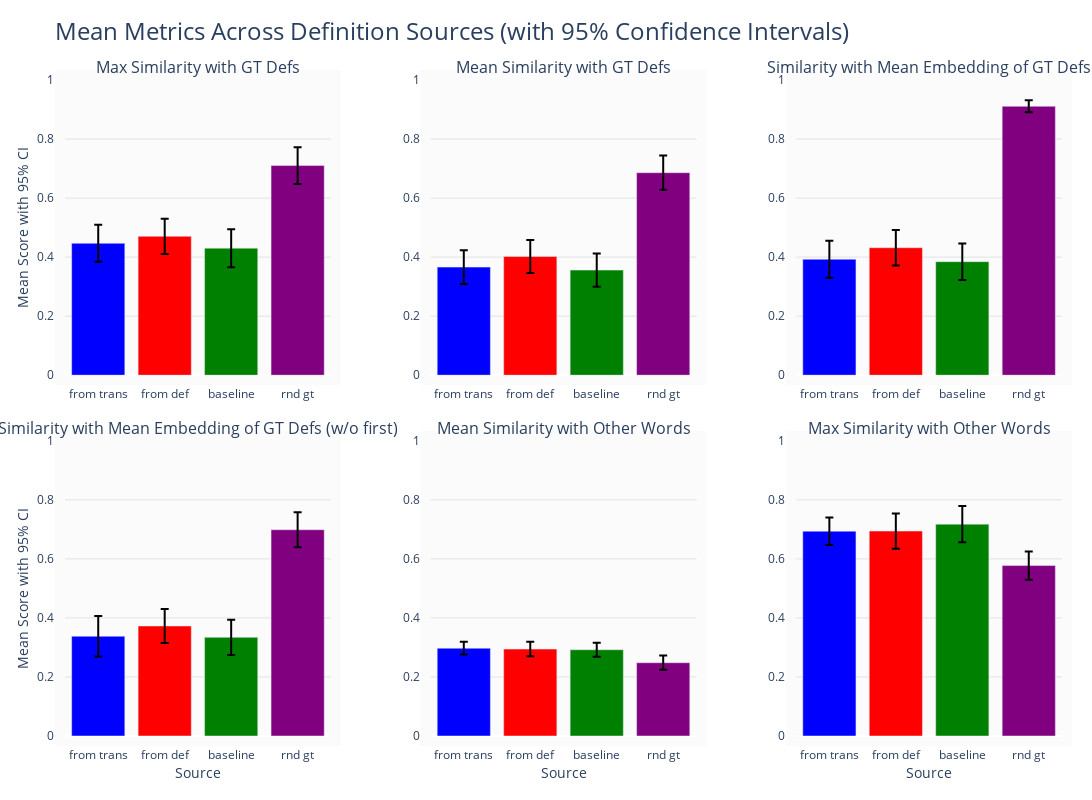
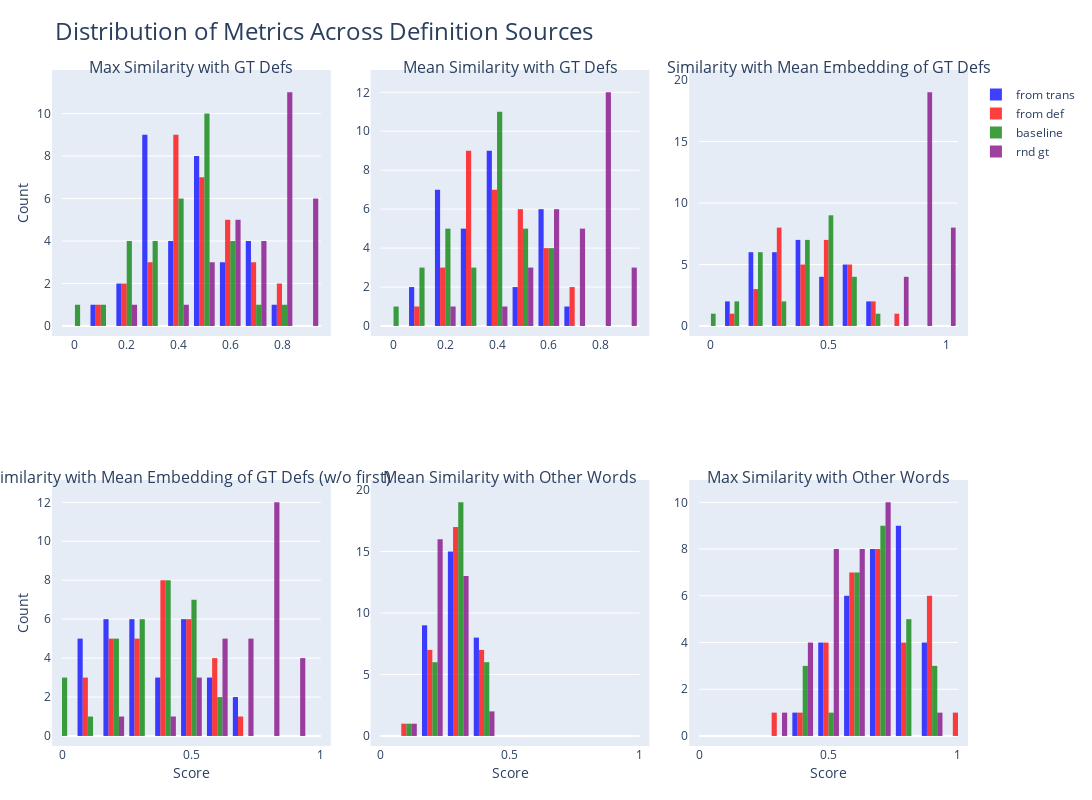

Here is the notebook cell these charts were saved with, in order:
### Code cell
result_dict = load_dict("/dlabscratch1/cdumas/thinking-lang/results/aya-23-8B/mean_repr_def/hi-en_hi-fr_hi-zh_hi-de-et/1733752110_almond-avocet_defs_comparison.json")
plot_compare_setup(result_dict, Path("."))

### Figure 1 — Plotly figure (JSON) as saved in the notebook; plotly's stock layout.template omitted (floating-point values rounded to 4 significant figures)
{"data": [{"error_y": {"array": [0.06285, 0.05979, 0.06444, 0.06207], "color": "black", "type": "data", "visible": true}, "marker": {"color": ["blue", "red", "green", "purple"]}, "name": "Max Similarity with GT Defs", "type": "bar", "x": ["from trans", "from def", "baseline", "rnd gt"], "xaxis": "x", "y": [0.4468, 0.4704, 0.4304, 0.7101], "yaxis": "y"}, {"error_y": {"array": [0.05738, 0.05559, 0.05665, 0.05789], "color": "black", "type": "data", "visible": true}, "marker": {"color": ["blue", "red", "green", "purple"]}, "name": "Mean Similarity with GT Defs", "type": "bar", "x": ["from trans", "from def", "baseline", "rnd gt"], "xaxis": "x2", "y": [0.3661, 0.402, 0.356, 0.686], "yaxis": "y2"}, {"error_y": {"array": [0.06266, 0.06006, 0.0617, 0.02027], "color": "black", "type": "data", "visible": true}, "marker": {"color": ["blue", "red", "green", "purple"]}, "name": "Similarity with Mean Embedding of GT Defs", "type": "bar", "x": ["from trans", "from def", "baseline", "rnd gt"], "xaxis": "x3", "y": [0.3929, 0.4318, 0.3846, 0.9109], "yaxis": "y3"}, {"error_y": {"array": [0.0687, 0.05776, 0.0595, 0.05904], "color": "black", "type": "data", "visible": true}, "marker": {"color": ["blue", "red", "green", "purple"]}, "name": "Similarity with Mean Embedding of GT Defs (w/o first)", "type": "bar", "x": ["from trans", "from def", "baseline", "rnd gt"], "xaxis": "x4", "y": [0.3379, 0.3726, 0.3341, 0.6986], "yaxis": "y4"}, {"error_y": {"array": [0.02153, 0.02438, 0.02392, 0.0241], "color": "black", "type": "data", "visible": true}, "marker": {"color": ["blue", "red", "green", "purple"]}, "name": "Mean Similarity with Other Words", "type": "bar", "x": ["from trans", "from def", "baseline", "rnd gt"], "xaxis": "x5", "y": [0.2973, 0.2945, 0.2922, 0.2483], "yaxis": "y5"}, {"error_y": {"array": [0.04652, 0.05989, 0.06148, 0.04781], "color": "black", "type": "data", "visible": true}, "marker": {"color": ["blue", "red", "green", "purple"]}, "name": "Max Similarity with Other Words", "type": "bar", "x": ["from trans", "from def", "baseline", "rnd gt"], "xaxis": "x6", "y": [0.6938, 0.6942, 0.7177, 0.5774], "yaxis": "y6"}], "layout": {"annotations": [{"font": {"size": 16}, "showarrow": false, "text": "Max Similarity with GT Defs", "x": 0.1333, "xanchor": "center", "xref": "paper", "y": 1, "yanchor": "bottom", "yref": "paper"}, {"font": {"size": 16}, "showarrow": false, "text": "Mean Similarity with GT Defs", "x": 0.5, "xanchor": "center", "xref": "paper", "y": 1, "yanchor": "bottom", "yref": "paper"}, {"font": {"size": 16}, "showarrow": false, "text": "Similarity with Mean Embedding of GT Defs", "x": 0.8667, "xanchor": "center", "xref": "paper", "y": 1, "yanchor": "bottom", "yref": "paper"}, {"font": {"size": 16}, "showarrow": false, "text": "Similarity with Mean Embedding of GT Defs (w/o first)", "x": 0.1333, "xanchor": "center", "xref": "paper", "y": 0.45, "yanchor": "bottom", "yref": "paper"}, {"font": {"size": 16}, "showarrow": false, "text": "Mean Similarity with Other Words", "x": 0.5, "xanchor": "center", "xref": "paper", "y": 0.45, "yanchor": "bottom", "yref": "paper"}, {"font": {"size": 16}, "showarrow": false, "text": "Max Similarity with Other Words", "x": 0.8667, "xanchor": "center", "xref": "paper", "y": 0.45, "yanchor": "bottom", "yref": "paper"}], "autosize": true, "height": 800, "margin": {"b": 50, "l": 60, "pad": 10, "r": 30, "t": 80}, "plot_bgcolor": "rgba(240,240,240,0.3)", "showlegend": false, "title": {"font": {"size": 24}, "text": "Mean Metrics Across Definition Sources (with 95% Confidence Intervals)"}, "width": 1200, "xaxis": {"anchor": "y", "domain": [0, 0.2667]}, "xaxis2": {"anchor": "y2", "domain": [0.3667, 0.6333]}, "xaxis3": {"anchor": "y3", "domain": [0.7333, 1]}, "xaxis4": {"anchor": "y4", "domain": [0, 0.2667], "title": {"standoff": 15, "text": "Source"}}, "xaxis5": {"anchor": "y5", "domain": [0.3667, 0.6333], "title": {"standoff": 15, "text": "Source"}}, "xaxis6": {"anchor": "y6", "domain": [0.7333, 1], "title": {"standoff": 15, "text": "Source"}}, "yaxis": {"anchor": "x", "domain": [0.55, 1], "gridcolor": "rgba(0,0,0,0.1)", "range": [0, 1], "showgrid": true, "title": {"standoff": 15, "text": "Mean Score with 95% CI"}}, "yaxis2": {"anchor": "x2", "domain": [0.55, 1], "gridcolor": "rgba(0,0,0,0.1)", "range": [0, 1], "showgrid": true}, "yaxis3": {"anchor": "x3", "domain": [0.55, 1], "gridcolor": "rgba(0,0,0,0.1)", "range": [0, 1], "showgrid": true}, "yaxis4": {"anchor": "x4", "domain": [0, 0.45], "gridcolor": "rgba(0,0,0,0.1)", "range": [0, 1], "showgrid": true, "title": {"standoff": 15, "text": "Mean Score with 95% CI"}}, "yaxis5": {"anchor": "x5", "domain": [0, 0.45], "gridcolor": "rgba(0,0,0,0.1)", "range": [0, 1], "showgrid": true}, "yaxis6": {"anchor": "x6", "domain": [0, 0.45], "gridcolor": "rgba(0,0,0,0.1)", "range": [0, 1], "showgrid": true}}}

### Figure 2 — Plotly figure (JSON) as saved in the notebook; plotly's stock layout.template omitted (floating-point values rounded to 4 significant figures)
{"data": [{"bingroup": "b", "marker": {"color": "blue"}, "name": "from trans", "nbinsx": 20, "opacity": 0.75, "showlegend": true, "type": "histogram", "x": [0.268, 0.3422, 0.4067, 0.6984, 0.4939, 0.3477, 0.3706, 0.257, 0.5868, 0.4944, 0.2344, 0.6826, 0.27, 0.2188, 0.575, 0.5491, 0.3081, 0.5372, 0.3657, 0.3021, 0.4519, 0.5359, 0.4988, 0.8452, 0.4308, 0.6377, 0.6954, 0.6764, 0.4772, 0.06228, 0.3416, 0.3368], "xaxis": "x", "yaxis": "y"}, {"bingroup": "b", "marker": {"color": "red"}, "name": "from def", "nbinsx": 20, "opacity": 0.75, "showlegend": true, "type": "histogram", "x": [0.499, 0.3472, 0.2249, 0.4714, 0.353, 0.3749, 0.821, 0.3099, 0.5119, 0.4318, 0.4061, 0.555, 0.6599, 0.3563, 0.6258, 0.6785, 0.5978, 0.4625, 0.3861, 0.1146, 0.5154, 0.3537, 0.6155, 0.7453, 0.4794, 0.4586, 0.4088, 0.7807, 0.5517, 0.1785, 0.4442, 0.3338], "xaxis": "x", "yaxis": "y"}, {"bingroup": "b", "marker": {"color": "green"}, "name": "baseline", "nbinsx": 20, "opacity": 0.75, "showlegend": true, "type": "histogram", "x": [0.1, 0.5245, 0.5876, 0.4573, 0.3463, 0.4923, 0.4822, 0.5366, 0.2739, 0.7183, 0.2088, 0.4363, 0.448, 0.03765, 0.5825, 0.3815, 0.6421, 0.229, 0.4545, 0.3462, 0.4448, 0.5359, 0.2533, 0.8281, 0.4844, 0.5485, 0.4404, 0.6447, 0.5049, 0.2058, 0.435, 0.1609], "xaxis": "x", "yaxis": "y"}, {"bingroup": "b", "marker": {"color": "purple"}, "name": "rnd gt", "nbinsx": 20, "opacity": 0.75, "showlegend": true, "type": "histogram", "x": [0.7748, 0.9341, 0.9016, 0.7962, 0.566, 0.8669, 0.794, 0.393, 0.7863, 0.6966, 0.5859, 0.7408, 0.7083, 0.8361, 0.5604, 0.758, 0.8134, 0.4885, 0.6289, 0.8401, 0.8646, 0.7742, 0.7239, 0.5104, 0.187, 0.7701, 0.5984, 0.7828, 0.8967, null, 0.5398, 0.8964], "xaxis": "x", "yaxis": "y"}, {"bingroup": "b", "marker": {"color": "blue"}, "name": "from trans", "nbinsx": 20, "opacity": 0.75, "showlegend": false, "type": "histogram", "x": [0.1308, 0.2368, 0.3501, 0.5902, 0.358, 0.3135, 0.2585, 0.1822, 0.4809, 0.375, 0.2272, 0.6423, 0.1816, 0.1769, 0.5523, 0.5092, 0.2427, 0.3164, 0.3656, 0.1977, 0.3693, 0.4018, 0.3576, 0.5868, 0.4027, 0.5571, 0.664, 0.5871, 0.4483, 0.06228, 0.2845, 0.3066], "xaxis": "x2", "yaxis": "y2"}, {"bingroup": "b", "marker": {"color": "red"}, "name": "from def", "nbinsx": 20, "opacity": 0.75, "showlegend": false, "type": "histogram", "x": [0.4645, 0.2837, 0.1693, 0.4374, 0.2532, 0.3199, 0.7314, 0.193, 0.4216, 0.3301, 0.3917, 0.4727, 0.5521, 0.3435, 0.5526, 0.6762, 0.5898, 0.3069, 0.3856, 0.08925, 0.4124, 0.2706, 0.5085, 0.5394, 0.4669, 0.3768, 0.2786, 0.6497, 0.5237, 0.1785, 0.4029, 0.2927], "xaxis": "x2", "yaxis": "y2"}, {"bingroup": "b", "marker": {"color": "green"}, "name": "baseline", "nbinsx": 20, "opacity": 0.75, "showlegend": false, "type": "histogram", "x": [0.05703, 0.4492, 0.5737, 0.3664, 0.217, 0.481, 0.3386, 0.3586, 0.239, 0.5388, 0.2008, 0.3809, 0.3733, 0.03563, 0.4641, 0.2777, 0.6283, 0.1394, 0.3797, 0.2958, 0.3574, 0.4018, 0.1574, 0.5949, 0.4407, 0.456, 0.4192, 0.5694, 0.4704, 0.2058, 0.4178, 0.1071], "xaxis": "x2", "yaxis": "y2"}, {"bingroup": "b", "marker": {"color": "purple"}, "name": "rnd gt", "nbinsx": 20, "opacity": 0.75, "showlegend": false, "type": "histogram", "x": [0.7748, 0.8005, 0.7982, 0.7962, 0.566, 0.8669, 0.794, 0.393, 0.7863, 0.6966, 0.5859, 0.6816, 0.7083, 0.8361, 0.5604, 0.758, 0.8134, 0.4885, 0.6289, 0.6697, 0.5828, 0.7742, 0.7239, 0.5104, 0.187, 0.7701, 0.5984, 0.7828, 0.8967, null, 0.5398, 0.8964], "xaxis": "x2", "yaxis": "y2"}, {"bingroup": "b", "marker": {"color": "blue"}, "name": "from trans", "nbinsx": 20, "opacity": 0.75, "showlegend": false, "type": "histogram", "x": [0.1304, 0.2412, 0.3838, 0.6086, 0.3628, 0.3219, 0.2692, 0.1989, 0.4874, 0.3758, 0.255, 0.7087, 0.1975, 0.1815, 0.6259, 0.5413, 0.2457, 0.3436, 0.4049, 0.2264, 0.4273, 0.4199, 0.3692, 0.6109, 0.5231, 0.5943, 0.7441, 0.6061, 0.4582, 0.06228, 0.3319, 0.3139], "xaxis": "x3", "yaxis": "y3"}, {"bingroup": "b", "marker": {"color": "red"}, "name": "from def", "nbinsx": 20, "opacity": 0.75, "showlegend": false, "type": "histogram", "x": [0.4909, 0.2975, 0.1847, 0.4568, 0.2556, 0.3271, 0.7692, 0.2018, 0.4278, 0.3316, 0.4402, 0.5142, 0.5986, 0.3574, 0.6232, 0.721, 0.6177, 0.3392, 0.4271, 0.1025, 0.4773, 0.2832, 0.5353, 0.5689, 0.6062, 0.4027, 0.3182, 0.6653, 0.5356, 0.1785, 0.4641, 0.2992], "xaxis": "x3", "yaxis": "y3"}, {"bingroup": "b", "marker": {"color": "green"}, "name": "baseline", "nbinsx": 20, "opacity": 0.75, "showlegend": false, "type": "histogram", "x": [0.05788, 0.4737, 0.6302, 0.3748, 0.2067, 0.4969, 0.3527, 0.4679, 0.2456, 0.538, 0.2254, 0.415, 0.4047, 0.03733, 0.5214, 0.2917, 0.6574, 0.1521, 0.4147, 0.3395, 0.4136, 0.4199, 0.1588, 0.626, 0.5726, 0.4872, 0.4699, 0.5896, 0.4805, 0.2058, 0.4723, 0.1081], "xaxis": "x3", "yaxis": "y3"}, {"bingroup": "b", "marker": {"color": "purple"}, "name": "rnd gt", "nbinsx": 20, "opacity": 0.75, "showlegend": false, "type": "histogram", "x": [0.9349, 0.9208, 0.9537, 0.9598, 0.9383, 0.9612, 0.9436, 0.7561, 0.9638, 0.8793, 0.8868, 0.8928, 0.9258, 0.9641, 0.8759, 0.9321, 0.9641, 0.8352, 0.8875, 0.895, 0.8991, 0.9362, 0.9123, 0.8065, 0.7765, 0.9438, 0.904, 0.9247, 0.9774, null, 0.9093, 0.9755], "xaxis": "x3", "yaxis": "y3"}, {"bingroup": "b", "marker": {"color": "blue"}, "name": "from trans", "nbinsx": 20, "opacity": 0.75, "showlegend": false, "type": "histogram", "x": [-0.006314, 0.1875, 0.4017, 0.6984, 0.4939, 0.2792, 0.1464, 0.1074, 0.5868, 0.2555, 0.2199, 0.708, 0.0932, 0.2188, 0.575, 0.4692, 0.3081, 0.09567, 0.3655, 0.2058, 0.5042, 0.2676, 0.2164, 0.3284, 0.3745, 0.4764, 0.6326, 0.4978, 0.4772, 0.06228, 0.2275, 0.3368], "xaxis": "x4", "yaxis": "y4"}, {"bingroup": "b", "marker": {"color": "red"}, "name": "from def", "nbinsx": 20, "opacity": 0.75, "showlegend": false, "type": "histogram", "x": [0.4301, 0.2627, 0.2117, 0.4714, 0.353, 0.2649, 0.6418, 0.07607, 0.5119, 0.2283, 0.4061, 0.5577, 0.4444, 0.3563, 0.4794, 0.6738, 0.5978, 0.1512, 0.3861, 0.1111, 0.5418, 0.1876, 0.4015, 0.3336, 0.4544, 0.2951, 0.1484, 0.5187, 0.5517, 0.1785, 0.3616, 0.3338], "xaxis": "x4", "yaxis": "y4"}, {"bingroup": "b", "marker": {"color": "green"}, "name": "baseline", "nbinsx": 20, "opacity": 0.75, "showlegend": false, "type": "histogram", "x": [0.01406, 0.4302, 0.628, 0.4573, 0.3463, 0.4697, 0.195, 0.5366, 0.2739, 0.3593, 0.1929, 0.4506, 0.2986, 0.03361, 0.3457, 0.1739, 0.6421, 0.0497, 0.305, 0.3639, 0.4751, 0.2676, 0.06154, 0.3618, 0.3969, 0.3634, 0.3981, 0.494, 0.5049, 0.2058, 0.435, 0.1609], "xaxis": "x4", "yaxis": "y4"}, {"bingroup": "b", "marker": {"color": "purple"}, "name": "rnd gt", "nbinsx": 20, "opacity": 0.75, "showlegend": false, "type": "histogram", "x": [0.7748, 0.8444, 0.8847, 0.7962, 0.566, 0.8669, 0.794, 0.393, 0.7863, 0.6966, 0.5859, 0.7237, 0.7083, 0.8361, 0.5604, 0.758, 0.8134, 0.4885, 0.6289, 0.7527, 0.7191, 0.7742, 0.7239, 0.5104, 0.187, 0.7701, 0.5984, 0.7828, 0.8967, null, 0.5398, 0.8964], "xaxis": "x4", "yaxis": "y4"}, {"bingroup": "b", "marker": {"color": "blue"}, "name": "from trans", "nbinsx": 20, "opacity": 0.75, "showlegend": false, "type": "histogram", "x": [0.3578, 0.2703, 0.2113, 0.3845, 0.2926, 0.3241, 0.2495, 0.259, 0.3289, 0.3141, 0.2836, 0.3685, 0.3101, 0.2607, 0.3064, 0.2126, 0.2399, 0.3554, 0.3868, 0.1591, 0.2943, 0.323, 0.3719, 0.3565, 0.3087, 0.3855, 0.2367, 0.2416, 0.3438, 0.2308, 0.221, 0.326], "xaxis": "x5", "yaxis": "y5"}, {"bingroup": "b", "marker": {"color": "red"}, "name": "from def", "nbinsx": 20, "opacity": 0.75, "showlegend": false, "type": "histogram", "x": [0.191, 0.212, 0.3391, 0.2082, 0.2709, 0.3383, 0.2815, 0.2494, 0.3505, 0.2371, 0.2665, 0.4055, 0.2626, 0.1338, 0.3609, 0.2294, 0.3469, 0.3179, 0.3969, 0.1838, 0.3115, 0.2643, 0.3918, 0.2975, 0.2997, 0.2876, 0.2678, 0.2964, 0.3892, 0.3706, 0.335, 0.3296], "xaxis": "x5", "yaxis": "y5"}, {"bingroup": "b", "marker": {"color": "green"}, "name": "baseline", "nbinsx": 20, "opacity": 0.75, "showlegend": false, "type": "histogram", "x": [0.2856, 0.3105, 0.1438, 0.3458, 0.2416, 0.3006, 0.3313, 0.211, 0.1962, 0.3585, 0.3991, 0.3218, 0.3051, 0.1907, 0.3028, 0.3382, 0.3145, 0.2611, 0.2629, 0.3528, 0.3592, 0.323, 0.267, 0.316, 0.2887, 0.3364, 0.1858, 0.1534, 0.3238, 0.3829, 0.3746, 0.2662], "xaxis": "x5", "yaxis": "y5"}, {"bingroup": "b", "marker": {"color": "purple"}, "name": "rnd gt", "nbinsx": 20, "opacity": 0.75, "showlegend": false, "type": "histogram", "x": [0.1534, 0.2668, 0.06593, 0.2359, 0.1714, 0.3021, 0.2488, 0.352, 0.2033, 0.3145, 0.2071, 0.2372, 0.2899, 0.1672, 0.3358, 0.2041, 0.2749, 0.28, 0.2901, 0.2331, 0.2188, 0.3486, 0.2618, 0.3969, 0.2584, 0.2765, 0.2276, 0.2159, 0.2928, 0.174, 0.2487, 0.1909], "xaxis": "x5", "yaxis": "y5"}, {"bingroup": "b", "marker": {"color": "blue"}, "name": "from trans", "nbinsx": 20, "opacity": 0.75, "showlegend": false, "type": "histogram", "x": [0.817, 0.7819, 0.4673, 0.873, 0.6259, 0.766, 0.5578, 0.8302, 0.7803, 0.6331, 0.628, 0.7983, 0.6756, 0.5359, 0.6996, 0.4599, 0.724, 0.8231, 0.8974, 0.439, 0.687, 0.7666, 0.8525, 0.6744, 0.6591, 0.873, 0.6184, 0.5094, 0.796, 0.5669, 0.6615, 0.7227], "xaxis": "x6", "yaxis": "y6"}, {"bingroup": "b", "marker": {"color": "red"}, "name": "from def", "nbinsx": 20, "opacity": 0.75, "showlegend": false, "type": "histogram", "x": [0.4849, 0.4947, 0.6826, 0.6612, 0.8338, 0.6932, 0.503, 0.7619, 0.7932, 0.7322, 0.6111, 0.9105, 0.5819, 0.3318, 0.8932, 0.3856, 0.9124, 0.5785, 0.9264, 0.4795, 0.6725, 0.6454, 0.8228, 0.6424, 0.6455, 0.7015, 0.9965, 0.6335, 0.8901, 0.9066, 0.7353, 0.6707], "xaxis": "x6", "yaxis": "y6"}, {"bingroup": "b", "marker": {"color": "green"}, "name": "baseline", "nbinsx": 20, "opacity": 0.75, "showlegend": false, "type": "histogram", "x": [0.6281, 0.7338, 0.3593, 0.7616, 0.5666, 1, 0.7124, 0.6345, 0.4785, 0.7236, 0.8825, 0.6145, 0.7105, 1.0, 0.7472, 0.7952, 0.7861, 1.0, 0.6411, 0.8547, 0.7295, 0.7666, 0.5651, 0.6163, 0.6519, 0.6831, 0.4383, 0.3949, 0.8358, 0.9298, 0.726, 1.0], "xaxis": "x6", "yaxis": "y6"}, {"bingroup": "b", "marker": {"color": "purple"}, "name": "rnd gt", "nbinsx": 20, "opacity": 0.75, "showlegend": false, "type": "histogram", "x": [0.368, 0.8774, 0.2764, 0.5114, 0.4464, 0.5784, 0.4922, 0.6389, 0.4522, 0.7019, 0.581, 0.5896, 0.594, 0.743, 0.6568, 0.4307, 0.6824, 0.7408, 0.7188, 0.5592, 0.4611, 0.6891, 0.5834, 0.7019, 0.6701, 0.7408, 0.4831, 0.5484, 0.6021, 0.3745, 0.5012, 0.4822], "xaxis": "x6", "yaxis": "y6"}], "layout": {"annotations": [{"font": {"size": 16}, "showarrow": false, "text": "Max Similarity with GT Defs", "x": 0.1444, "xanchor": "center", "xref": "paper", "y": 1, "yanchor": "bottom", "yref": "paper"}, {"font": {"size": 16}, "showarrow": false, "text": "Mean Similarity with GT Defs", "x": 0.5, "xanchor": "center", "xref": "paper", "y": 1, "yanchor": "bottom", "yref": "paper"}, {"font": {"size": 16}, "showarrow": false, "text": "Similarity with Mean Embedding of GT Defs", "x": 0.8556, "xanchor": "center", "xref": "paper", "y": 1, "yanchor": "bottom", "yref": "paper"}, {"font": {"size": 16}, "showarrow": false, "text": "Similarity with Mean Embedding of GT Defs (w/o first)", "x": 0.1444, "xanchor": "center", "xref": "paper", "y": 0.375, "yanchor": "bottom", "yref": "paper"}, {"font": {"size": 16}, "showarrow": false, "text": "Mean Similarity with Other Words", "x": 0.5, "xanchor": "center", "xref": "paper", "y": 0.375, "yanchor": "bottom", "yref": "paper"}, {"font": {"size": 16}, "showarrow": false, "text": "Max Similarity with Other Words", "x": 0.8556, "xanchor": "center", "xref": "paper", "y": 0.375, "yanchor": "bottom", "yref": "paper"}], "autosize": true, "barmode": "group", "height": 800, "margin": {"b": 50, "l": 60, "pad": 10, "r": 30, "t": 80}, "showlegend": true, "title": {"font": {"size": 24}, "text": "Distribution of Metrics Across Definition Sources"}, "width": 1200, "xaxis": {"anchor": "y", "domain": [0, 0.2889]}, "xaxis2": {"anchor": "y2", "domain": [0.3556, 0.6444]}, "xaxis3": {"anchor": "y3", "domain": [0.7111, 1]}, "xaxis4": {"anchor": "y4", "domain": [0, 0.2889], "range": [0, 1], "title": {"text": "Score"}}, "xaxis5": {"anchor": "y5", "domain": [0.3556, 0.6444], "range": [0, 1], "title": {"text": "Score"}}, "xaxis6": {"anchor": "y6", "domain": [0.7111, 1], "range": [0, 1], "title": {"text": "Score"}}, "yaxis": {"anchor": "x", "domain": [0.625, 1], "title": {"text": "Count"}}, "yaxis2": {"anchor": "x2", "domain": [0.625, 1]}, "yaxis3": {"anchor": "x3", "domain": [0.625, 1]}, "yaxis4": {"anchor": "x4", "domain": [0, 0.375], "title": {"text": "Count"}}, "yaxis5": {"anchor": "x5", "domain": [0, 0.375]}, "yaxis6": {"anchor": "x6", "domain": [0, 0.375]}}}
